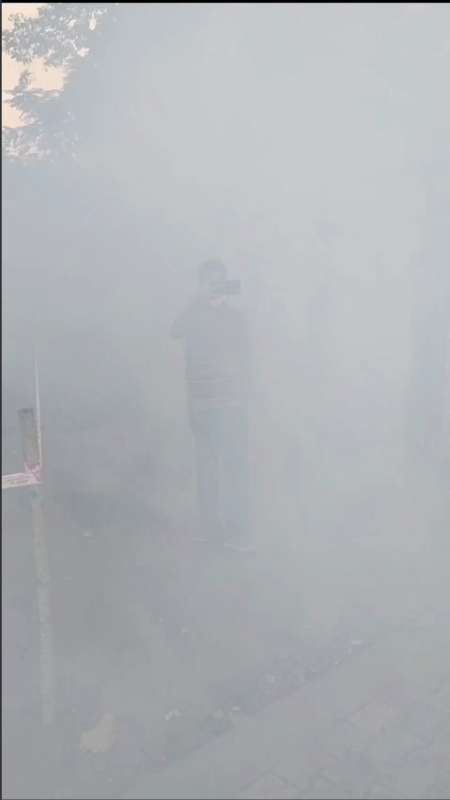
#> input picture Opencv_basics/smoke picture.jpeg, 899 x 1600 px (shown at 1/2 size)
$ python cropeimage.py
#> lines starting #> are read from the running program, lines starting #| are printed output that depends on the picture
import cv2
import os
import matplotlib.pyplot as plt
from tkinter import Tk
from tkinter.filedialog import askopenfilename

# Define img as a global variable
img = None

# Callback function for mouse events
def crop_image(event, x, y, flags, param):
    global drawing, top_left_pt, bottom_right_pt, img, img_resized, cropped_img_resized

    if event == cv2.EVENT_LBUTTONDOWN:
        drawing = True
        top_left_pt = (x, y)

    elif event == cv2.EVENT_LBUTTONUP:
        drawing = False
        bottom_right_pt = (x, y)

        # Crop and show only the selected region
        if top_left_pt!= (-1, -1) and bottom_right_pt!= (-1, -1):
            cropped_img = img_resized[top_left_pt[1]:bottom_right_pt[1], top_left_pt[0]:bottom_right_pt[0]]
            cv2.imshow('Select Region', img_resized)

            # Resize the cropped image to the screen size
            cropped_img_resized = cv2.resize(cropped_img, (screen_width, screen_height))
            cv2.imshow('Cropped Image', cropped_img_resized)

            # Reset drawing area
            top_left_pt, bottom_right_pt = (-1, -1), (-1, -1)
            cv2.setMouseCallback('Select Region', crop_image)

            # Display the cropped image using Matplotlib
            titles = ['Cropped Image']
            images = [cropped_img_resized]
            plt.figure(figsize=(10, 10))  # Optional: Adjust figure size
            plt.imshow(cv2.cvtColor(cropped_img_resized, cv2.COLOR_BGR2RGB))  # Convert BGR to RGB for Matplotlib
            plt.title(titles[0])  # Add title
            plt.axis('off')  # Hide axes
            plt.show()  # Show the plot

# Load the image
def select_image():
    print('select image')
    global img
    Tk().withdraw()  # Keep the root window from appearing

    filename = askopenfilename(filetypes=[("Image files", "*.jpeg;*.jpg;*.png")])
#> the answer given: smoke picture.jpeg

    if not filename:
        print("No file selected.")
        return None  # Return None if no file is selected

    # Check if the file exists
    if not os.path.isfile(filename):
        print(f"The file {filename} does not exist.")
        return None

    try:
        img = cv2.imread(filename)
#> img is the input picture: shape (1600, 899, 3); mean B, G, R 181.8, 178.2, 175.4
        if img is None:
            raise ValueError(f"Unable to load the image {filename}.")
    except Exception as e:
        print(f"An error occurred while loading the image {filename}: {str(e)}")
        return None

    return img

img1=select_image()
# Check if the image is loaded successfully
if img1 is None:
    print("Error: Unable to load the image.")
    exit()

# Get screen size
screen_width, screen_height = 1500, 700  # Adjust these values based on your screen size

# Resize the original image to the screen size
img_resized = cv2.resize(img, (screen_width, screen_height))
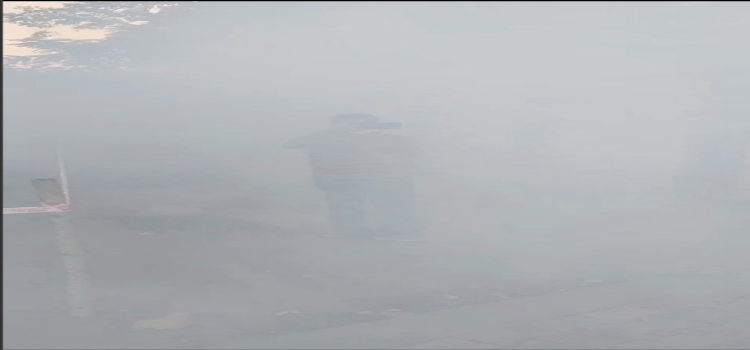
#> img_resized: shape (700, 1500, 3) (shown at 1/2 size); mean B, G, R 181.8, 178.2, 175.4

# Initialize global variables
drawing = False
top_left_pt, bottom_right_pt = (-1, -1), (-1, -1)
cropped_img_resized = None

# Create a window and set the callback function
cv2.namedWindow('Select Region')
cv2.setMouseCallback('Select Region', crop_image)

while True:
    key = cv2.waitKey(1) & 0xFF
#> (key q is pressed here)

    # Press 'q' to quit
    if key == ord('q'):
        break

cv2.destroyAllWindows()
